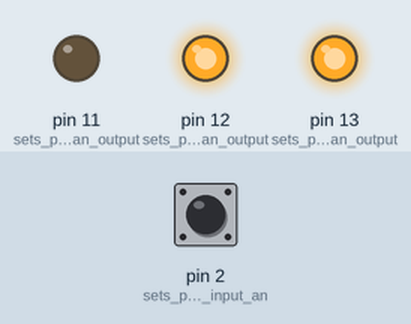
Simulated run of this sketch. Board: Arduino Uno, built with avr-gcc and run on an emulated ATmega328P. On the bench: output pins drawn as LEDs (lit = HIGH). The test bench sets the inputs (shaded band); at power-on: pin 2 (sets_pin_2_as_an_input_an) HIGH. What the sketch prints to the serial monitor is not drawn.

Above: at 1.2 s.
1.3 s: pin 2 (sets_pin_2_as_an_input_an) pulled LOW for 0.15 s
At 1.38 s:
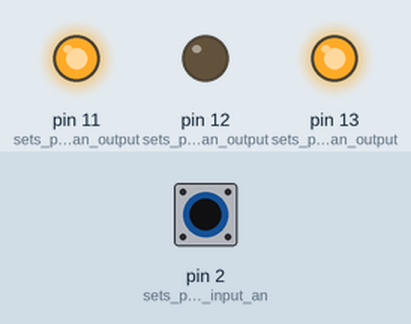
2.9 s: pin 2 (sets_pin_2_as_an_input_an) pulled LOW for 3.2 s
At 6.7 s:
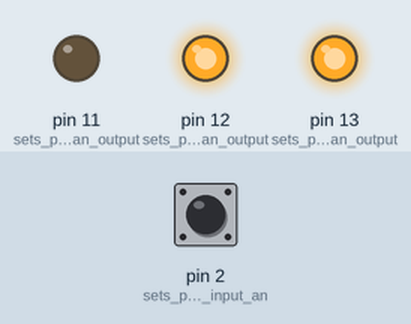
Timing chart, 0 to 8.2 s (numbered marks = the images above; inputs shaded):
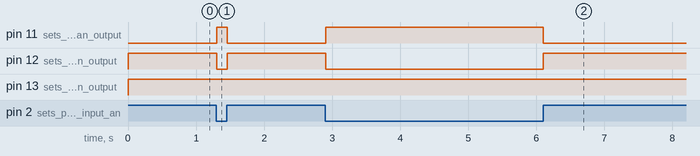

Measured:
- after the input at 1.3 s, pin 11 (sets_pin_as_an_output): LOW → HIGH at once, → LOW 0.15 s later; pin 12 (sets_pin_as_an_output): HIGH → LOW at once, → HIGH 0.15 s later
- after the input at 2.9 s, pin 11 (sets_pin_as_an_output): LOW → HIGH at once, → LOW 3.2 s later; pin 12 (sets_pin_as_an_output): HIGH → LOW at once, → HIGH 3.2 s later

The sketch:

PB_RGB__9_.ino
```cpp
//Goal: Using pushbutton to control rgb colors.
//Theme: digital input controlling digital output

void setup() {

  Serial.begin(9600);
  pinMode(2, INPUT_PULLUP); //sets pin 2 as an input and enables internal pullup resistor
  pinMode(13,OUTPUT);//sets pin as an output
   pinMode(12,OUTPUT);//sets pin as an output
    pinMode(11,OUTPUT);//sets pin as an output
}
void loop() {

  int buttonState = digitalRead(2); //reads state of push value into a variable

  Serial.println(buttonState);// prints state of button to serial monitor

if (buttonState == HIGH) { //sets conditions
digitalWrite(13,HIGH);//enables pin's output if conditions are met
digitalWrite(12,HIGH);//enables pin's output if conditions are met
digitalWrite(11,LOW);//enables pin's output if conditions are met
}
else {
  digitalWrite(13,HIGH);//disables pin's output if conditions are not met
  digitalWrite(12,LOW);//disables pin's output if conditions are not met
  digitalWrite(11,HIGH);//disables pin's output if conditions are not met
}

}
```
